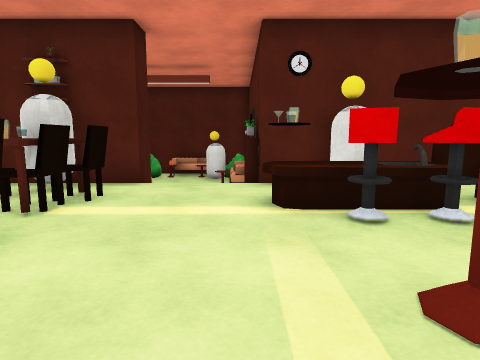
[1] (above)

13 first-person views from a walk through a Unity game level. The camera is 1.2 m above the floor, tilts 8° down and sees 75° across. The floor is counted in squares, 1 m on a side. Each view is taken from the middle of a square. On the plan, view 1 faces up. The plan holds only what a view shows up to about 13 squares ahead; the rest is blank. The place goes on beyond the plan. The player character is not drawn. Some surface patterns are stand-ins.

[2]
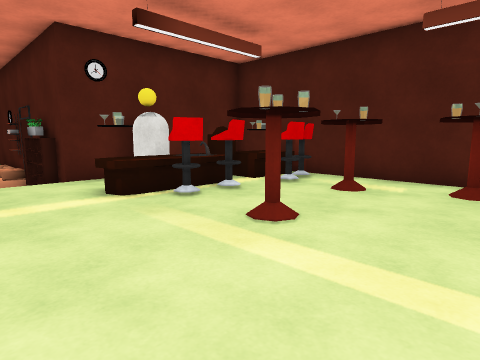

[3]
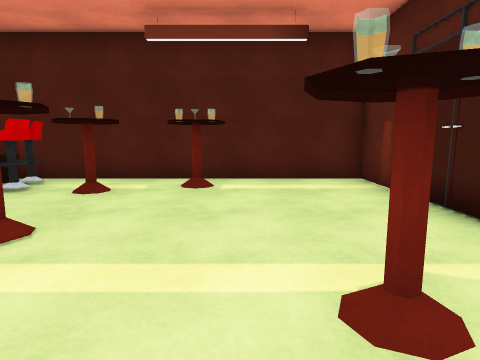

[4]
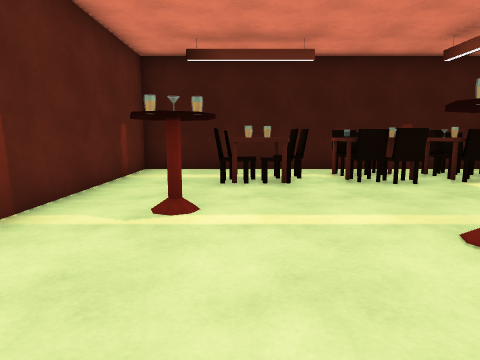

[5]
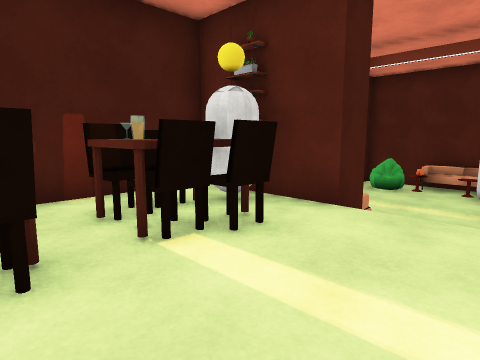

[6]
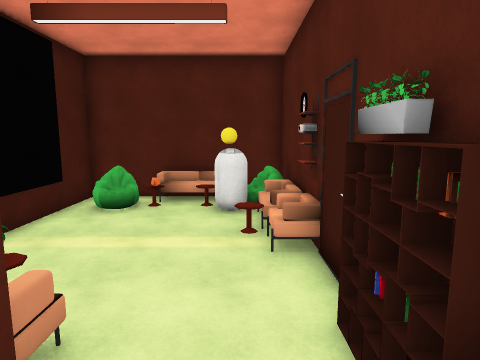

[7]
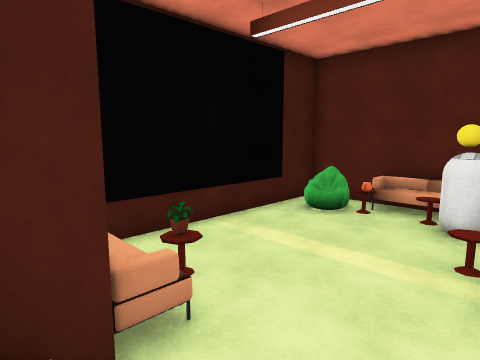

[8]
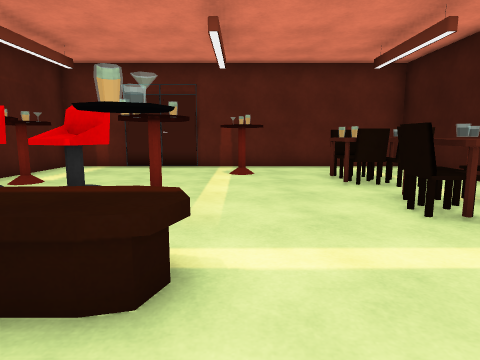

[9]
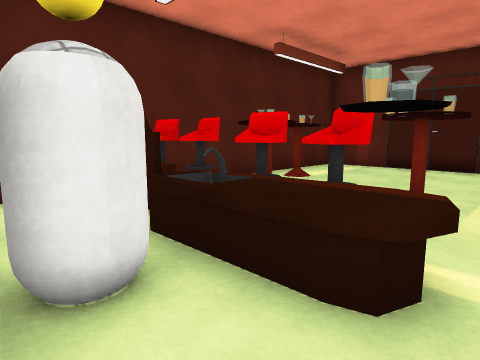

[10]
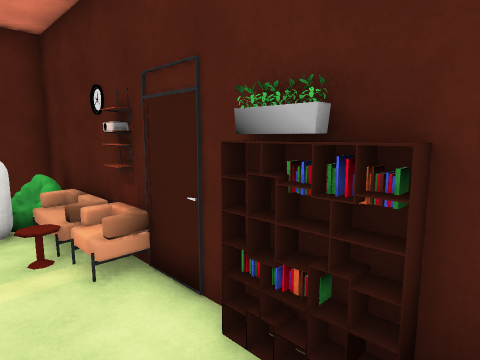

[11]
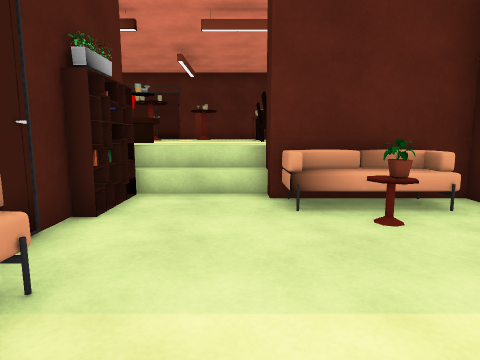

[12]
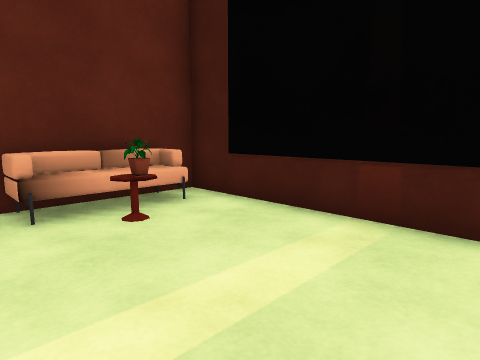

[13]
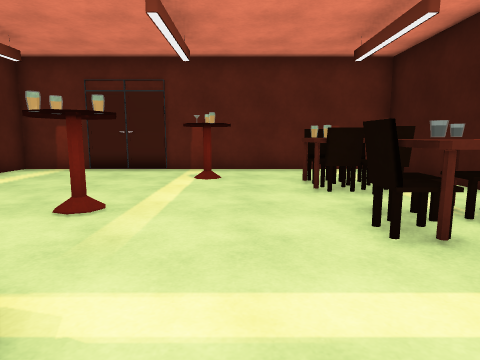

### Floor plan
Key: @ floor where view 1 was taken; # wall or solid block; . main floor; - floor 1 m lower than the main floor; / step, stairs or slope; v drop or lower ground; S shelf; C capsule; F sofa; P plant; O other object.
Columns run from 7 left of view 1 to 7 right of it. Each row starts with its distance up from view 1.
 19        ##
 18  ##FFFFv#
 17  #OOFCCO#
 16  #-----F#
 15  #-----F#
 14  #----OS#
 13  #-----S#
 12  #------#
 11  #-P----#
 10  #FFF--S#
  9  ####--S#
  8 #####///#######
  7 #..C......C...#
  6 #.OOO...OOOO#O#
  5 #.OOO...#OO.OO#
  4 #..O.....OO.OO#
  3 #. OO.......O.#
  2 #.OOO...OO.OO.#
  1 #..O.....O...O#
  0 #..OO..@....OO#
 -1 #..OO........O#
 -2 #...O.OO......#
 -3 #......O......#
 -4 #.............#
 -5 ###############

Where each view was taken, in squares from view 1:
view 1: 0 up, 0 right, facing up
view 2: 1 down, 2 left, facing up-right
view 3: 1 down, 2 left, facing right
view 4: 1 down, 5 right, facing left
view 5: 3 up, 0 right, facing up-left
view 6: 7 up, 1 left, facing up
view 7: 8 up, 0 right, facing up-left
view 8: 8 up, 0 right, facing down
view 9: 8 up, 0 right, facing down-right
view 10: 8 up, 2 left, facing up-right
view 11: 15 up, 2 left, facing down
view 12: 15 up, 2 left, facing down-left
view 13: 7 up, 1 left, facing down
